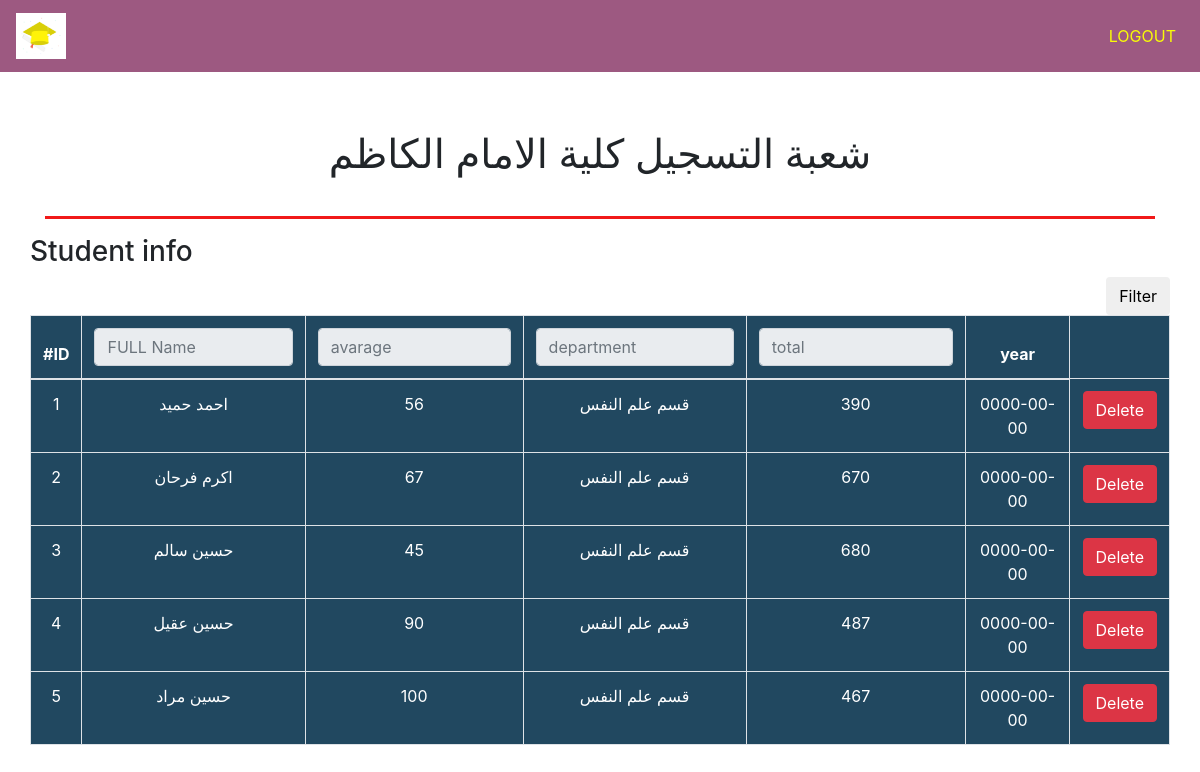
The page /department.php?do=viwe (signed in) on the database its author committed.
### tables this page shows
CREATE TABLE `college` (
  `id_college` int(11) NOT NULL,
  `name_college` varchar(50) NOT NULL,
  `description` varchar(225) NOT NULL
);

CREATE TABLE `student` (
  `id_student` int(11) NOT NULL,
  `full_name` varchar(50) NOT NULL,
  `total` int(100) NOT NULL,
  `avarage` int(11) NOT NULL,
  `year` date NOT NULL,
  `id_college` int(11) NOT NULL,
  `id_departement` int(11) NOT NULL
);

CREATE TABLE `department` (
  `id_department` int(11) NOT NULL,
  `name_department` varchar(100) NOT NULL,
  `description` varchar(225) NOT NULL,
  `id_college` int(11) NOT NULL
);

### inc/function/function.php (called while the page is built, shortened)
<?php
function fetch($select, $table,$value) {
    global $conn;
    $query="SELECT $select FROM $table WHERE id_college='$value' LIMIT 1 ";
    $result=mysqli_query($conn,$query);
    $row=mysqli_fetch_all($result,MYSQLI_ASSOC);
    return $row;
}

### department.php (the view, shortened to what this page needs)
<?php
include 'init.php';
?>
<?php
$college=$_SESSION['college'];
$namecollege=fetch('name_college','college',$college);
foreach ($namecollege as $coll){
 $do = isset($_GET['do']) ? $_GET['do'] : 'manage';
 if($do=='manage'){
   ?>
    <div class="formBox">
    <div class="row">
    <div class="container text-center">
    <h1> شعبة التسجيل <?php echo $coll['name_college'] ?></h1>
             <?php echo msg(); ?>
                       <?php $errors=er(); ?>
              <?php errors_function($errors);
             ?>
                 </div>
           </div>
    <div class="home-stats">
          <div class="container text-center">
              <div class="row">
              <div class="col-md-6">
                      <div class="stat st-members">
                          <i class="fa fa-user-plus"></i>
                          <div class="info">
                           Total student  / add students
                              <span>
                                  <a href="?do=add"><?php
                                  echo countItems('student',$college);
                                  ?> </a>
                              </span>
                          </div>
                      </div>
                  </div>
                  <div class="col-md-6">
                      <div class="stat st-pending">
                          <i class="fa fa-graduation-cap"></i>
                          <div class="info">
                          Total students  / viwe studnets /total student
                              <span style="margin-left: -145px;">
                                  <a href="?do=viwe"><?php
                               echo countItems('student',$college) ?>
                               </a>
                          </div>
                      </div>
                  </div>
             </div>
        </div>
   </div>
    <?php
 }elseif($do=='viwe'){
    ?>
        <div class="formBox">
        <div class="row">
        <div class="container text-center">
                         <br>
                         <h1> شعبة التسجيل <?php echo $coll['name_college'] ?></h1>
                     </div>
                 </div>
           <?php
          $query="SELECT student.*, college.name_college
          AS College_Name, department.name_department AS department
          FROM student INNER JOIN college ON college.id_college=student.id_college
          INNER JOIN department ON department.id_department=student.id_departement
          WHERE(student.id_college=$college)";
             $result=mysqli_query($conn,$query);
             if(mysqli_num_rows($result)>0)
             {
          ?>
        <div class="container">
        <hr style="border-top: 3px solid rgb(241, 25, 25)";>
        <div class="row">
            <div class="panel panel-primary filterable">
                <div class="panel-heading">
                    <h3 class="panel-title">Student info</h3>
                    <div class="pull-right">
                        <button class="btn btn-default btn-xs btn-filter"><span class="glyphicon glyphicon-filter"></span> Filter</button>
                    </div>
                </div>
                <table id="testTable"
                class="main-table text-center table table-bordered"
                style="background-color:#214860; color:#fff;"
                >
                    <thead>
                        <tr class="filters" style="background-color:#214860; color:#fff;">
                            <th>#ID</th>
                            <th><input type="text" class="form-control" placeholder="FULL Name" disabled></th>
                            <th><input type="text" class="form-control" placeholder="avarage" disabled></th>
                            <th><input type="text" class="form-control" placeholder="department" disabled></th>
                            <th><input type="text" class="form-control" placeholder="total" disabled></th>
                            <th>year</th>
                        </tr>
                    </thead>
                    <tbody>
                    <?php
                            while($row=mysqli_fetch_assoc($result)){
                                echo "<tr>";
                                echo "<td>" . $row['id_student'] . "</td>";
                                echo "<td>" . $row['full_name'] . "</td>";
                                echo "<td>" . $row['avarage'] . "</td>";
                                echo "<td>" . $row['department'] ."</td>";
                                echo "<td>" . $row['total'] . "</td>";
                                echo "<td>" . $row['year'] . "</td>";
                                echo "<td>
                                    <a href='?do=Delete&student_id=".$row['id_student']. "' class='btn btn-danger confirm s><i class='fa fa-close'></i> Delete </a>
                                    </td>";
                            echo "</tr>";
                        }
                    }
                    ?>
                    </tbody>
                </table>
            </div>
        </div>
    </div>
     </div>
    <?php
    }
}
include $tpl  .'footer.php';
?>

### layoutp/css/backend.css (style rules this page uses)
body { perspective: 600px; }
.formBox { margin: 1% auto; }
.formBox h1 { margin: 2% auto; }

### rows shown on the page
college: name_college "كلية الامام الكاظم"
student: id_student "1", full_name "احمد حميد", avarage "56", id_departement.name_department "قسم علم النفس", total "390", year "0000-00-00"
student: id_student "2", full_name "اكرم فرحان", avarage "67", id_departement.name_department "قسم علم النفس", total "670", year "0000-00-00"
student: id_student "3", full_name "حسين سالم", avarage "45", id_departement.name_department "قسم علم النفس", total "680", year "0000-00-00"
student: id_student "4", full_name "حسين عقيل", avarage "90", id_departement.name_department "قسم علم النفس", total "487", year "0000-00-00"
student: id_student "5", full_name "حسين مراد", avarage "100", id_departement.name_department "قسم علم النفس", total "467", year "0000-00-00"
